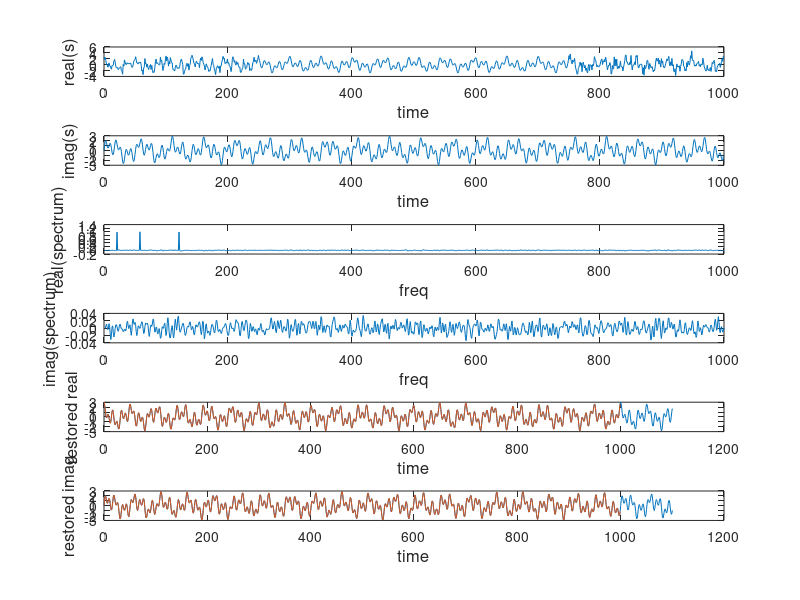

MATLAB code for this plot:
L = 1000;
t = (0:L-1);

y = exp(1i * 2 * pi * 20 * t / L) + exp(1i * 2 * pi * 120 * t / L) + exp(1i * 2 * pi * 57 * t / L);
sigma1 = 0.7;
sigma2 = 0.9;
noise = [sigma1 * randn(1, L/4) zeros(1, L/2) sigma2 * randn(1, L/4)];
y_unnoised = y;
y = y + noise;
figure(1);
subplot(6,1,1);  
plot(t, real(y));
xlabel('time', 'FontSize', 12);
ylabel('real(s)', 'FontSize', 12);
subplot(6,1,2);  
plot(t, imag(y));
xlabel('time', 'FontSize', 12);
ylabel('imag(s)', 'FontSize', 12);

Y = fft(y) / L;
subplot(6,1,3);  
plot(real(Y));
xlabel('freq', 'FontSize', 12);
ylabel('real(spectrum)', 'FontSize', 12);

subplot(6,1,4);  
plot(imag(Y));
xlabel('freq', 'FontSize', 12);
ylabel('imag(spectrum)', 'FontSize', 12);

threshold = 0.3;

k = 1;
freqs = zeros(1, L/2);
signs = ones(1, L/2);
for i = 1:L/2
    if abs(Y(i)) > threshold && i ~= 1          %do not touch mean value
        freqs(k) = i - 1;                      
        if (Y(i) < 0)
            signs(k) = -1;
        end
        k = k + 1;
    end
end

predict_by = 100;
tp = (0:length(t) + predict_by);
y_restored = zeros(1, length(tp));
for i = 1:L/2
    if freqs(i) == 0
        break
    end
    
    y_restored = y_restored + exp(2 * pi * 1i * freqs(i) * signs(i) * tp / L);
end

subplot(6,1,5);  
plot(tp, real(y_restored), t, real(y_unnoised));
xlabel('time', 'FontSize', 12);
ylabel('restored real', 'FontSize', 12);
subplot(6,1,6);  
plot(tp, imag(y_restored), t, imag(y_unnoised));
xlabel('time', 'FontSize', 12);
ylabel('restored imag', 'FontSize', 12);
